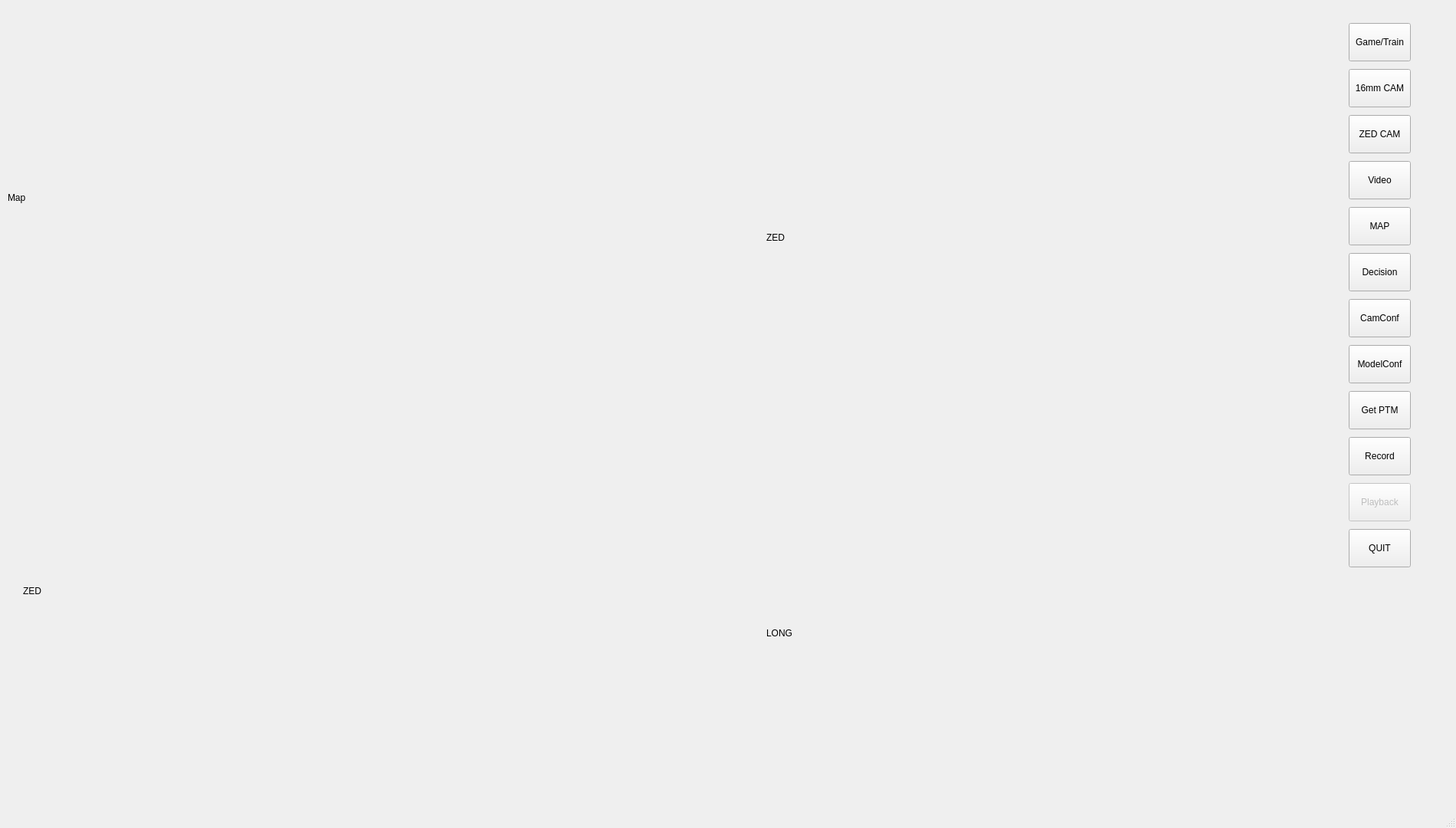
<?xml version="1.0" encoding="UTF-8"?>
<ui version="4.0">
 <class>MainWindow</class>
 <widget class="QMainWindow" name="MainWindow">
  <property name="geometry">
   <rect>
    <x>0</x>
    <y>0</y>
    <width>1900</width>
    <height>1080</height>
   </rect>
  </property>
  <property name="sizePolicy">
   <sizepolicy hsizetype="Preferred" vsizetype="Preferred">
    <horstretch>0</horstretch>
    <verstretch>0</verstretch>
   </sizepolicy>
  </property>
  <property name="windowTitle">
   <string>MainWindow</string>
  </property>
  <property name="autoFillBackground">
   <bool>true</bool>
  </property>
  <widget class="QWidget" name="centralwidget">
   <widget class="QLabel" name="Map">
    <property name="geometry">
     <rect>
      <x>10</x>
      <y>70</y>
      <width>980</width>
      <height>375</height>
     </rect>
    </property>
    <property name="text">
     <string>Map</string>
    </property>
   </widget>
   <widget class="QLabel" name="LONG">
    <property name="geometry">
     <rect>
      <x>1000</x>
      <y>640</y>
      <width>591</width>
      <height>371</height>
     </rect>
    </property>
    <property name="text">
     <string>LONG</string>
    </property>
   </widget>
   <widget class="QPushButton" name="ZEDCAM">
    <property name="enabled">
     <bool>true</bool>
    </property>
    <property name="geometry">
     <rect>
      <x>1760</x>
      <y>150</y>
      <width>81</width>
      <height>50</height>
     </rect>
    </property>
    <property name="text">
     <string>ZED CAM</string>
    </property>
    <property name="autoDefault">
     <bool>true</bool>
    </property>
   </widget>
   <widget class="QPushButton" name="LONGCAM">
    <property name="geometry">
     <rect>
      <x>1760</x>
      <y>90</y>
      <width>81</width>
      <height>50</height>
     </rect>
    </property>
    <property name="text">
     <string>16mm CAM</string>
    </property>
   </widget>
   <widget class="QPushButton" name="Quit">
    <property name="geometry">
     <rect>
      <x>1760</x>
      <y>690</y>
      <width>81</width>
      <height>50</height>
     </rect>
    </property>
    <property name="text">
     <string>QUIT</string>
    </property>
   </widget>
   <widget class="QLabel" name="ZED">
    <property name="geometry">
     <rect>
      <x>1000</x>
      <y>10</y>
      <width>751</width>
      <height>600</height>
     </rect>
    </property>
    <property name="sizePolicy">
     <sizepolicy hsizetype="Minimum" vsizetype="Minimum">
      <horstretch>0</horstretch>
      <verstretch>0</verstretch>
     </sizepolicy>
    </property>
    <property name="minimumSize">
     <size>
      <width>400</width>
      <height>300</height>
     </size>
    </property>
    <property name="text">
     <string>ZED</string>
    </property>
   </widget>
   <widget class="QPushButton" name="MAP">
    <property name="geometry">
     <rect>
      <x>1760</x>
      <y>270</y>
      <width>81</width>
      <height>50</height>
     </rect>
    </property>
    <property name="text">
     <string>MAP</string>
    </property>
    <property name="autoDefault">
     <bool>true</bool>
    </property>
   </widget>
   <widget class="QPushButton" name="CamConf">
    <property name="geometry">
     <rect>
      <x>1760</x>
      <y>390</y>
      <width>81</width>
      <height>50</height>
     </rect>
    </property>
    <property name="text">
     <string>CamConf</string>
    </property>
   </widget>
   <widget class="QPushButton" name="ModelConf">
    <property name="geometry">
     <rect>
      <x>1760</x>
      <y>450</y>
      <width>81</width>
      <height>50</height>
     </rect>
    </property>
    <property name="text">
     <string>ModelConf</string>
    </property>
   </widget>
   <widget class="QPushButton" name="Get_PTM">
    <property name="geometry">
     <rect>
      <x>1760</x>
      <y>510</y>
      <width>81</width>
      <height>50</height>
     </rect>
    </property>
    <property name="text">
     <string>Get PTM</string>
    </property>
   </widget>
   <widget class="QPushButton" name="Record">
    <property name="geometry">
     <rect>
      <x>1760</x>
      <y>570</y>
      <width>81</width>
      <height>50</height>
     </rect>
    </property>
    <property name="text">
     <string>Record</string>
    </property>
   </widget>
   <widget class="QPushButton" name="Playback">
    <property name="enabled">
     <bool>false</bool>
    </property>
    <property name="geometry">
     <rect>
      <x>1760</x>
      <y>630</y>
      <width>81</width>
      <height>50</height>
     </rect>
    </property>
    <property name="text">
     <string>Playback</string>
    </property>
   </widget>
   <widget class="QPushButton" name="G_T">
    <property name="geometry">
     <rect>
      <x>1760</x>
      <y>30</y>
      <width>81</width>
      <height>50</height>
     </rect>
    </property>
    <property name="text">
     <string>Game/Train</string>
    </property>
   </widget>
   <widget class="QPushButton" name="Video">
    <property name="enabled">
     <bool>true</bool>
    </property>
    <property name="geometry">
     <rect>
      <x>1760</x>
      <y>210</y>
      <width>81</width>
      <height>50</height>
     </rect>
    </property>
    <property name="text">
     <string>Video</string>
    </property>
    <property name="autoDefault">
     <bool>true</bool>
    </property>
   </widget>
   <widget class="QLabel" name="Decision">
    <property name="geometry">
     <rect>
      <x>30</x>
      <y>500</y>
      <width>781</width>
      <height>541</height>
     </rect>
    </property>
    <property name="sizePolicy">
     <sizepolicy hsizetype="Minimum" vsizetype="Minimum">
      <horstretch>0</horstretch>
      <verstretch>0</verstretch>
     </sizepolicy>
    </property>
    <property name="minimumSize">
     <size>
      <width>400</width>
      <height>300</height>
     </size>
    </property>
    <property name="text">
     <string>ZED</string>
    </property>
   </widget>
   <widget class="QPushButton" name="DecisionB">
    <property name="geometry">
     <rect>
      <x>1760</x>
      <y>330</y>
      <width>81</width>
      <height>50</height>
     </rect>
    </property>
    <property name="text">
     <string>Decision</string>
    </property>
    <property name="autoDefault">
     <bool>true</bool>
    </property>
   </widget>
  </widget>
  <widget class="QMenuBar" name="menubar">
   <property name="geometry">
    <rect>
     <x>0</x>
     <y>0</y>
     <width>1900</width>
     <height>22</height>
    </rect>
   </property>
  </widget>
  <widget class="QStatusBar" name="statusbar"/>
 </widget>
 <resources/>
 <connections/>
</ui>
